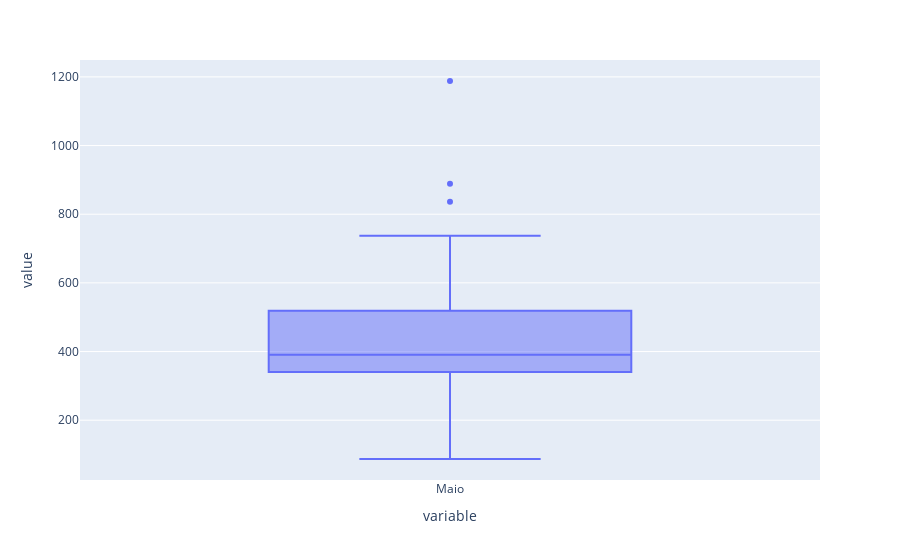

Source (notebook cell):
### Code cell
px.box(df['Maio'])

### Figure 1 — Plotly figure (JSON) as saved in the notebook; plotly's stock layout.template omitted (floating-point values rounded to 4 significant figures)
{"data": [{"alignmentgroup": "True", "hovertemplate": "variable=%{x}<br>value=%{y}<extra></extra>", "legendgroup": "", "marker": {"color": "#636efa"}, "name": "", "notched": false, "offsetgroup": "", "orientation": "v", "showlegend": false, "type": "box", "x": ["Maio", "Maio", "Maio", "Maio", "Maio", "Maio", "Maio", "Maio", "Maio", "Maio", "Maio", "Maio", "Maio", "Maio", "Maio", "Maio", "Maio", "Maio", "Maio", "Maio", "Maio"], "x0": " ", "xaxis": "x", "y": [142, 292, 350, 563, 737, 313, 298, 889, 372, 87, 836, 414, 1188, 385, 482, 439, 504, 350, 429, 375, 391], "y0": " ", "yaxis": "y"}], "layout": {"boxmode": "group", "legend": {"tracegroupgap": 0}, "margin": {"t": 60}, "xaxis": {"anchor": "y", "domain": [0, 1], "title": {"text": "variable"}}, "yaxis": {"anchor": "x", "domain": [0, 1], "title": {"text": "value"}}}}
